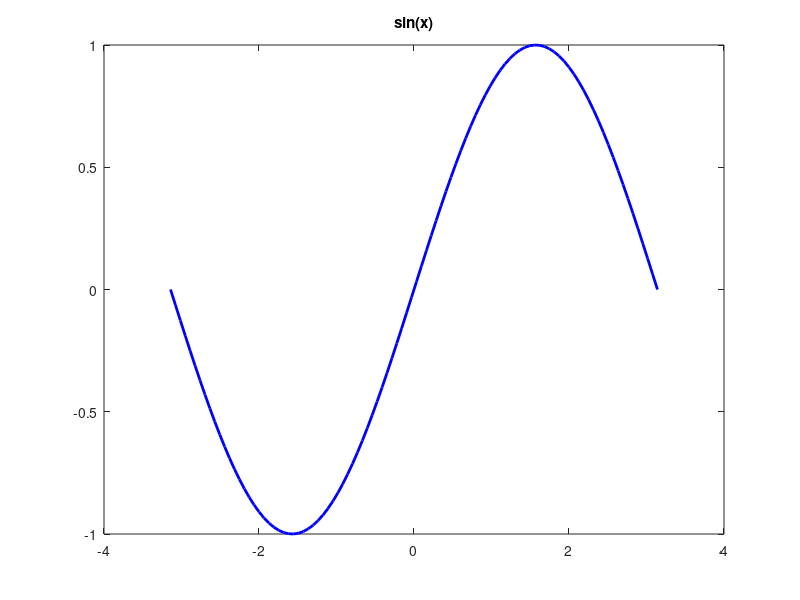
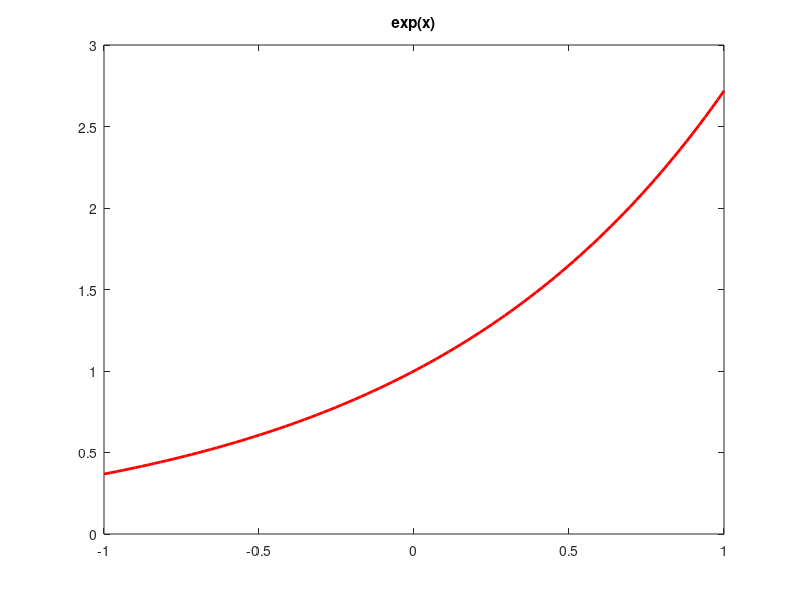
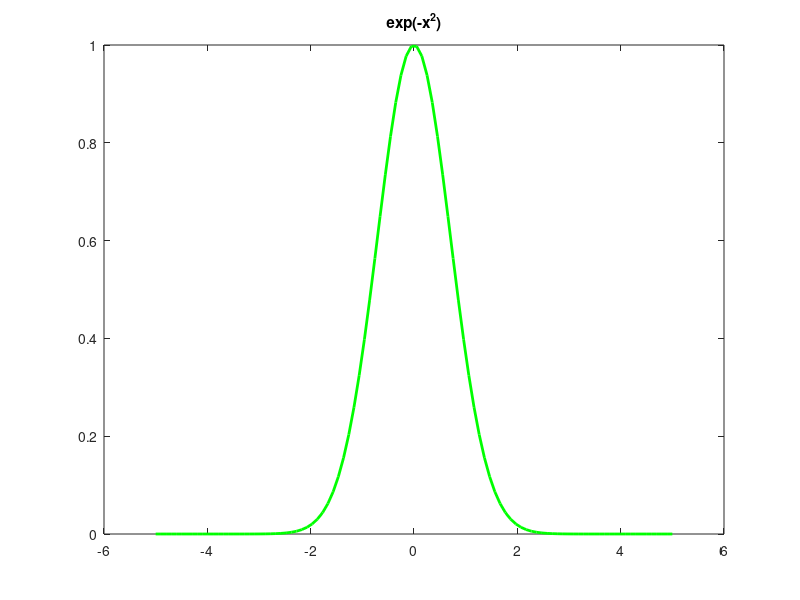
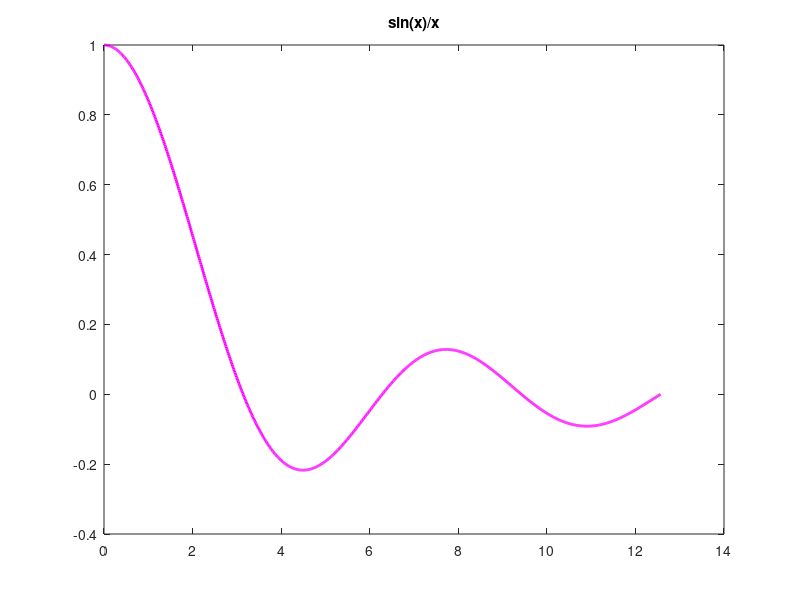

These charts were generated, in order, by the following MATLAB code:
clear all
clc
disp('***********************************************')
disp('*****************esercizio_0_5*****************')
disp('***********************************************')
x = linspace(-pi,pi);
y = sin(x);
figure
plot(x,y,'b','linewidth',2)
title('sin(x)')

pause
close
%
x = linspace(-1,1);
y = exp(x);
figure
plot(x,y,'r','linewidth',2)
title('exp(x)')

pause
close
%
x = linspace(-5,5);
y = exp(-x.^2);
figure
plot(x,y,'g','linewidth',2)
title('exp(-x^2)')

pause
close
%
x = linspace(0.001,4*pi,1000);
y = sin(x)./x;
figure
plot(x,y,'m','linewidth',2)
title('sin(x)/x')

pause
close
%
%
x = linspace(0.001,2,10000);
y = x.*sin(1./x);
figure
plot(x,y,'k','linewidth',2)
title('xsin(1/x)')


disp('**********************************************FINE ESERCIZIO**********************************************')
pause
%%%%%%%%%%%%%%%%%%%%%%%%%%%%%%%%%%%%%%%%%%%%%%%%%%%%%%%%%%%%%%%%%%%%%%%%%%%%%%%%%%%%%%%%%%%%%%%%%%%%%%%%%%%%%%%%%%
%%%%%%%%%%%%%%%%%%%%%%%%%%%%%%%%%%%%%%%%%%%%%%%%%%%%%%%%%%%%%%%%%%%%%%%%%%%%%%%%%%%%%%%%%%%%%%%%%%%%%%%%%%%%%%%%%%
